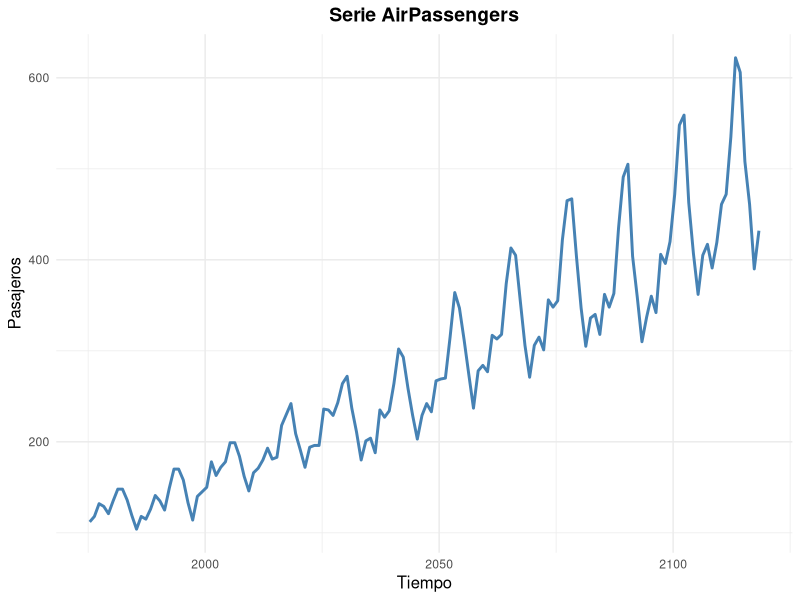
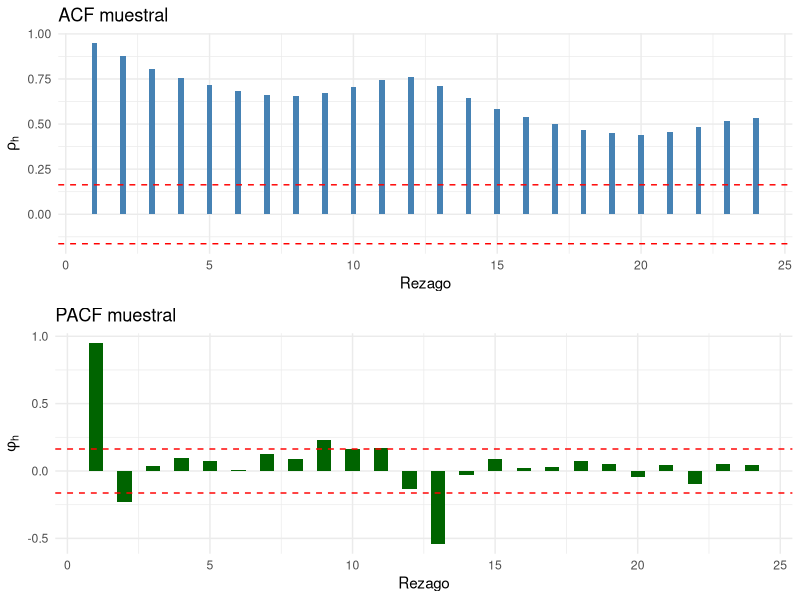

R code for these plots, in order:
## ---- chunk 1

# 00-lectura.R
leer_serie <- function(x, fuente, unidad) {
  if (inherits(x, "ts")) {
    fechas <- seq.Date(from = as.Date(start(x)[1], origin="1970-01-01"),
                       by = paste(frequency(x), "months"),
                       length.out = length(x))
    tibble::tibble(
      t = seq_along(x),
      fecha = fechas,
      y = as.numeric(x)
    ) |> 
      dplyr::mutate(fuente = fuente, unidad = unidad, frecuencia = frequency(x))
  } else {
    stop("objetos ts")
  }
}

datos <- leer_serie(AirPassengers, fuente = "help(AirPassengers)", unidad = "Pasajeros")

## ---- chunk 2

# 01-graficos.R
graficar_serie <- function(datos, titulo) {
  library(ggplot2)
  
  ggplot(datos, aes(x = fecha, y = y)) +
    geom_line(color = "steelblue", size = 1) +   
    labs(
      title = titulo,                            
      x = "Tiempo",                             
      y = "Pasajeros"                     
    ) +
    theme_minimal() +                            
    theme(
      plot.title = element_text(hjust = 0.5, size = 14, face = "bold"),
      axis.title.x = element_text(size = 12),
      axis.title.y = element_text(size = 12)
    )
}

graficar_serie(datos, titulo = "Serie AirPassengers")

## ---- chunk 3
# 01-correlogrma.R

correlograma <- function(y, m = NULL, ci = 0.95) {
  library(ggplot2)
  library(gridExtra)
  
  n <- length(y)
  
  if (is.null(m)) {
    m <- min(floor(n/4), 24)
  }
  
  y_barra <- mean(y)
  
  rh <- numeric(m)
  denominador <- sum((y - y_barra)^2)
  for (h in 1:m) {
    numerador <- sum((y[1:(n-h)] - y_barra) * (y[(1+h):n] - y_barra))
    rh[h] <- numerador / denominador
  }
  
  clim0 <- qnorm((1 + ci)/2) / sqrt(n)
  
  pacf_1 <- pacf(y, plot = FALSE, lag.max = m)$acf
  
  acf_r <- acf(y, plot = FALSE, lag.max = m)$acf[-1] 
  max_dif <- max(abs(rh - acf_r))
  cat("Máxima diferencia absoluta entre ACF manual y acf():", max_dif, "\n")
  
  df_acf <- data.frame(lag = 1:m, acf = rh)
  g1 <- ggplot(df_acf, aes(x = lag, y = acf)) +
    geom_bar(stat = "identity", fill = "steelblue", width = 0.2) +
    geom_hline(yintercept = c(-clim0, clim0), linetype = "dashed", color = "red") +
    labs(title = "ACF muestral", x = "Rezago", y = expression(rho[h])) +
    theme_minimal()
  
  df_pacf <- data.frame(lag = 1:m, pacf = pacf_1)
  g2 <- ggplot(df_pacf, aes(x = lag, y = pacf)) +
    geom_bar(stat = "identity", fill = "darkgreen", width = 0.5) +
    geom_hline(yintercept = c(-clim0, clim0), linetype = "dashed", color = "red") +
    labs(title = "PACF muestral", x = "Rezago", y = expression(phi[h])) +
    theme_minimal()
  
  gridExtra::grid.arrange(g1, g2, ncol = 1)
}

y <- as.numeric(AirPassengers)
correlograma(y)
## ---- chunk 4

# 03-evaluacion.R medidas(),ljung_box(), jarque_bera(),durbin_watson()

ljung_box <- function(r, T, m, p = 0, ci = 0.95) {
  
  Qm <- T * (T + 2) * sum((r[1:m]^2) / (T - (1:m)))

  df <- m - p
  
  crit <- qchisq(ci, df)

  pval <- 1 - pchisq(Qm, df)
  
  return(list(Qm = Qm, df = df, crit = crit, pval = pval))
}

jarque_bera <- function(e, ci = 0.95) {
  N <- length(e)
  A <- mean(((e - mean(e)) / sd(e))^3)
  K <- mean(((e - mean(e)) / sd(e))^4) 
  
  JB <- N/6 * (A^2 + (K - 3)^2 / 4)
  df <- 2
  crit <- qchisq(ci, df)
  pval <- 1 - pchisq(JB, df)
  
  return(list(JB = JB, df = df, crit = crit, pval = pval))
}

durbin_watson <- function(e) {
  numerador1 <- sum((e[-1] - e[-length(e)])^2)
  denominador1 <- sum(e^2)
  d <- numerador1 / denominador1
  
  return(list(DW = d))
}
## ---- chunk 5

# validar_errores()

data(AirPassengers)
y <- as.numeric(AirPassengers)
T <- length(y)
m <- min(floor(T/4), 24)

acf_vals <- acf(y, plot = FALSE, lag.max = m)$acf[-1]

res_ljung <- ljung_box(acf_vals, T, m, p = 0)

res_box <- Box.test(y, lag = m, type = "Ljung-Box")

cat("Qm manual:", res_ljung$Qm, "\n")
cat("Qm Box.test:", res_box$statistic, "\n")
cat("Diferencia absoluta:", abs(res_ljung$Qm - res_box$statistic), "\n")
## ---- chunk 6
# 02-metodos.R los ocho metodos, uno por funcion

# Media simple
ajustar_media <- function(y) {
  T <- length(y)
  ybar <- numeric(T)
  ybar[1] <- y[1]
  for (t in 2:T) {
    ybar[t] <- ybar[t-1] + (y[t] - ybar[t-1]) / t
  }
  list(yhat = rep(ybar[T], T), trayectoria = ybar)
}

# Media móvil
ajustar_mm <- function(y, k) {
  T <- length(y)
  mm <- rep(NA, T)
  mm[k] <- mean(y[1:k])
  for (t in (k+1):T) {
    mm[t] <- mm[t-1] + (y[t] - y[t-k]) / k
  }
  list(yhat = rep(mm[T], T), trayectoria = mm)
}

# Doble media móvil
ajustar_dmm <- function(y, k) {
  mm1 <- ajustar_mm(y, k)$trayectoria
  mm2 <- ajustar_mm(na.omit(mm1), k)$trayectoria
  # Trayectorias E_t y beta1(t)
  Ehat <- mm2
  beta1 <- (mm1[(2*k):length(mm1)] - mm2) / k
  list(yhat = Ehat + beta1 * (1:length(Ehat)), Ehat = Ehat, beta1 = beta1)
}

# Suavizamiento exponencial simple
ajustar_ses <- function(y, alpha) {
  T <- length(y)
  yhat <- numeric(T)
  yhat[1] <- y[1]
  for (t in 2:T) {
    e <- y[t-1] - yhat[t-1]
    yhat[t] <- yhat[t-1] + alpha * e
  }
  # Verificacion: coincide con promedio ponderado
  suma <- sapply(2:T, function(t) {
    i <- 0:(t-2)
    alpha * sum((1-alpha)^i * y[t-1-i]) + (1-alpha)^(t-1) * y[1]
  })
  cat("Máx diferencia SES vs ponderado:", max(abs(yhat[2:T] - suma)), "\n")
  list(yhat = yhat)
}
## ---- chunk 7

y <- as.numeric(AirPassengers)

ajustar_mm(y, 3)
## ---- chunk 8

# Tendencia por mínimos cuadrados

ajustar_tendencia <- function(y, tipo = "lineal", corregir_sesgo = FALSE) {
  T <- length(y)
  t <- 1:T
  
  if (tipo == "lineal") {
    X <- cbind(1, t)
  } else if (tipo == "cuadratica") {
    X <- cbind(1, t, t^2)
  } else if (tipo == "exponencial") {
    if (any(y <= 0)) stop("Serie con valores no positivos, no se puede log-transformar")
    y <- log(y)
    X <- cbind(1, t)
  }
  
  beta_hat <- solve(crossprod(X), crossprod(X, y))
  yhat <- X %*% beta_hat
  
  if (tipo == "exponencial") {
    yhat <- exp(yhat)
    if (corregir_sesgo) {
      sigma2 <- var(y - X %*% beta_hat)
      yhat <- yhat * exp(sigma2/2)
    }
  }
  
  list(parametros = beta_hat, yhat = yhat)
}
## ---- chunk 9
y <- as.numeric(AirPassengers)

ajustar_tendencia(y, "exponencial")

## ---- chunk 10

# Holt

ajustar_holt <- function(y, alpha, beta) {
  T <- length(y)
  L <- numeric(T); Tt <- numeric(T)
  L[1] <- y[1]; Tt[1] <- 0
  
  for (t in 2:T) {
    e <- y[t] - (L[t-1] + Tt[t-1])
    L[t] <- L[t-1] + Tt[t-1] + alpha * e
    Tt[t] <- Tt[t-1] + alpha * beta * e
  }
  
  list(L = L, Tt = Tt, yhat = L[T] + Tt[T]*(1:T))
}

## ---- chunk 11

optimizar <- function(y, metodo, rejilla) {
  resultados <- data.frame()
  
  for (param in rejilla) {
    if (metodo == "mm") {
      ajuste <- ajustar_mm(y, param)
      mse <- mean((y - ajuste$trayectoria)^2, na.rm = TRUE)
      resultados <- rbind(resultados, data.frame(param = param, mse = mse))
    }
    if (metodo == "ses") {
      ajuste <- ajustar_ses(y, param)
      mse <- mean((y - ajuste$yhat)^2, na.rm = TRUE)
      resultados <- rbind(resultados, data.frame(param = param, mse = mse))
    }
    # Holt: rejilla de pares (alpha, beta)
    if (metodo == "holt") {
      ajuste <- ajustar_holt(y, param[1], param[2])
      mse <- mean((y - ajuste$yhat)^2, na.rm = TRUE)
      resultados <- rbind(resultados, data.frame(alpha = param[1], beta = param[2], mse = mse))
    }
  }
  
  optimo <- resultados[which.min(resultados$mse), ]
  list(resultados = resultados, optimo = optimo)
}
## ---- chunk 12

y <- as.numeric(AirPassengers)

optimizar(y,metodo = "mm", 123)
